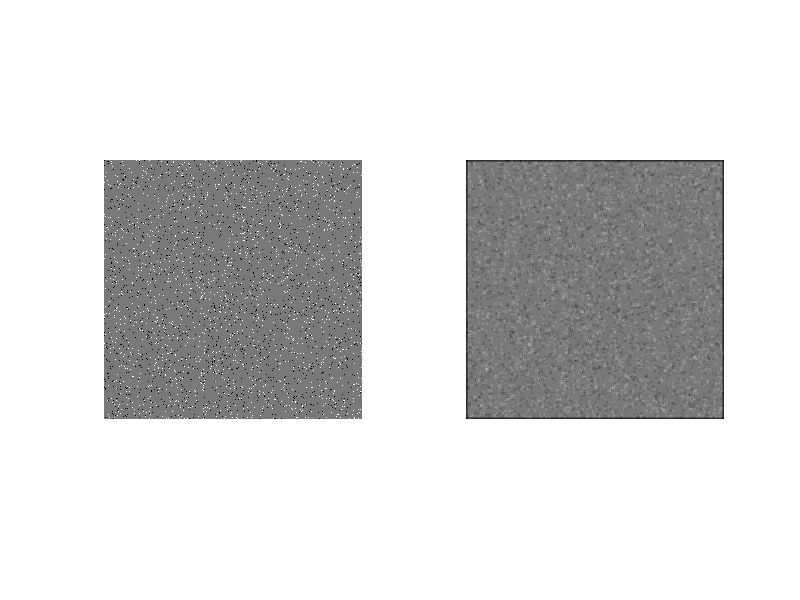

Write MATLAB code to recreate this figure.
pkg load image;
clc;

a=ones(300,300);
a=uint8(a);
a=a*120;
a=imnoise(a,'salt and pepper');

pb_filter=[1,1,1;1,0,1;1,1,1]
pb_filter=pb_filter/8;

imgSuave=conv2(pb_filter,a);
imgSuave=uint8(imgSuave);

figure(1),subplot(1,2,1),imshow(a);
figure(1),subplot(1,2,2),imshow(imgSuave);
